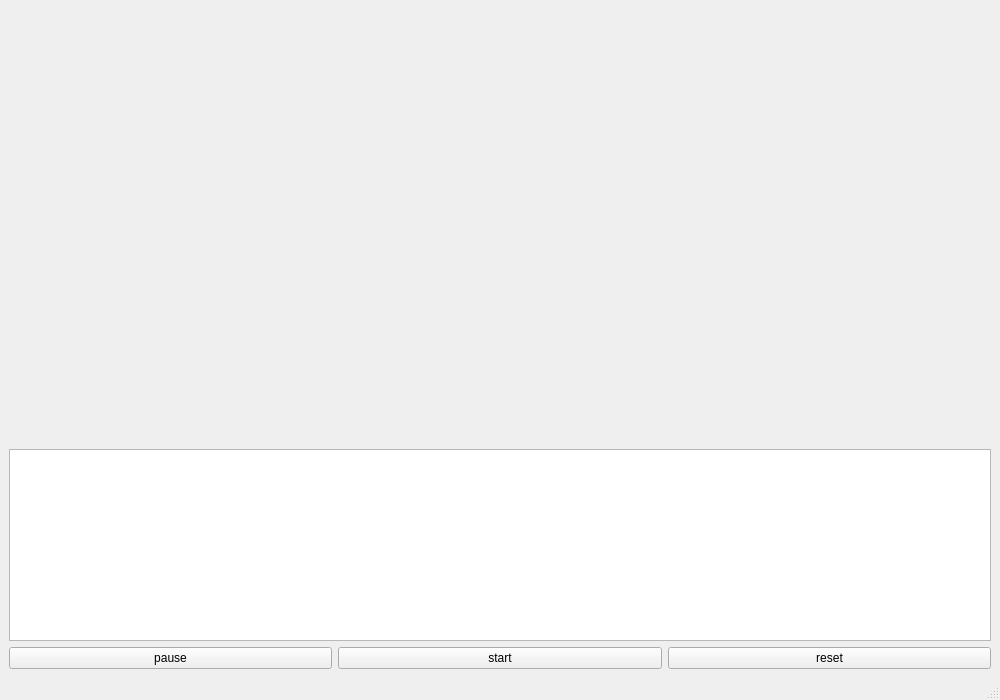
<?xml version="1.0" encoding="UTF-8"?>
<ui version="4.0">
 <class>MainWindow</class>
 <widget class="QMainWindow" name="MainWindow">
  <property name="geometry">
   <rect>
    <x>0</x>
    <y>0</y>
    <width>1000</width>
    <height>700</height>
   </rect>
  </property>
  <property name="sizePolicy">
   <sizepolicy hsizetype="Ignored" vsizetype="Ignored">
    <horstretch>0</horstretch>
    <verstretch>0</verstretch>
   </sizepolicy>
  </property>
  <property name="windowTitle">
   <string>imu-platform</string>
  </property>
  <widget class="QWidget" name="centralwidget">
   <layout class="QHBoxLayout" name="horizontalLayout_2">
    <item>
     <layout class="QHBoxLayout" name="horizontalLayout" stretch="3,2">
      <item>
       <layout class="QGridLayout" name="graph_layout"/>
      </item>
      <item>
       <layout class="QGridLayout" name="gridLayout">
        <item row="2" column="1">
         <widget class="QPushButton" name="startButton">
          <property name="text">
           <string>start</string>
          </property>
         </widget>
        </item>
        <item row="2" column="0">
         <widget class="QPushButton" name="pauseButton">
          <property name="text">
           <string>pause</string>
          </property>
          <property name="flat">
           <bool>false</bool>
          </property>
         </widget>
        </item>
        <item row="2" column="2">
         <widget class="QPushButton" name="resetButton">
          <property name="text">
           <string>reset</string>
          </property>
         </widget>
        </item>
        <item row="1" column="0" colspan="3">
         <widget class="QTextBrowser" name="textBrowser">
          <property name="sizePolicy">
           <sizepolicy hsizetype="Expanding" vsizetype="Fixed">
            <horstretch>0</horstretch>
            <verstretch>0</verstretch>
           </sizepolicy>
          </property>
         </widget>
        </item>
        <item row="0" column="0" colspan="3">
         <widget class="QDockWidget" name="dockwid">
          <property name="features">
           <set>QDockWidget::NoDockWidgetFeatures</set>
          </property>
          <property name="allowedAreas">
           <set>Qt::AllDockWidgetAreas</set>
          </property>
          <widget class="QWidget" name="dockWidgetContents"/>
         </widget>
        </item>
       </layout>
      </item>
     </layout>
    </item>
   </layout>
  </widget>
  <widget class="QStatusBar" name="statusBar"/>
 </widget>
 <resources/>
 <connections/>
</ui>
